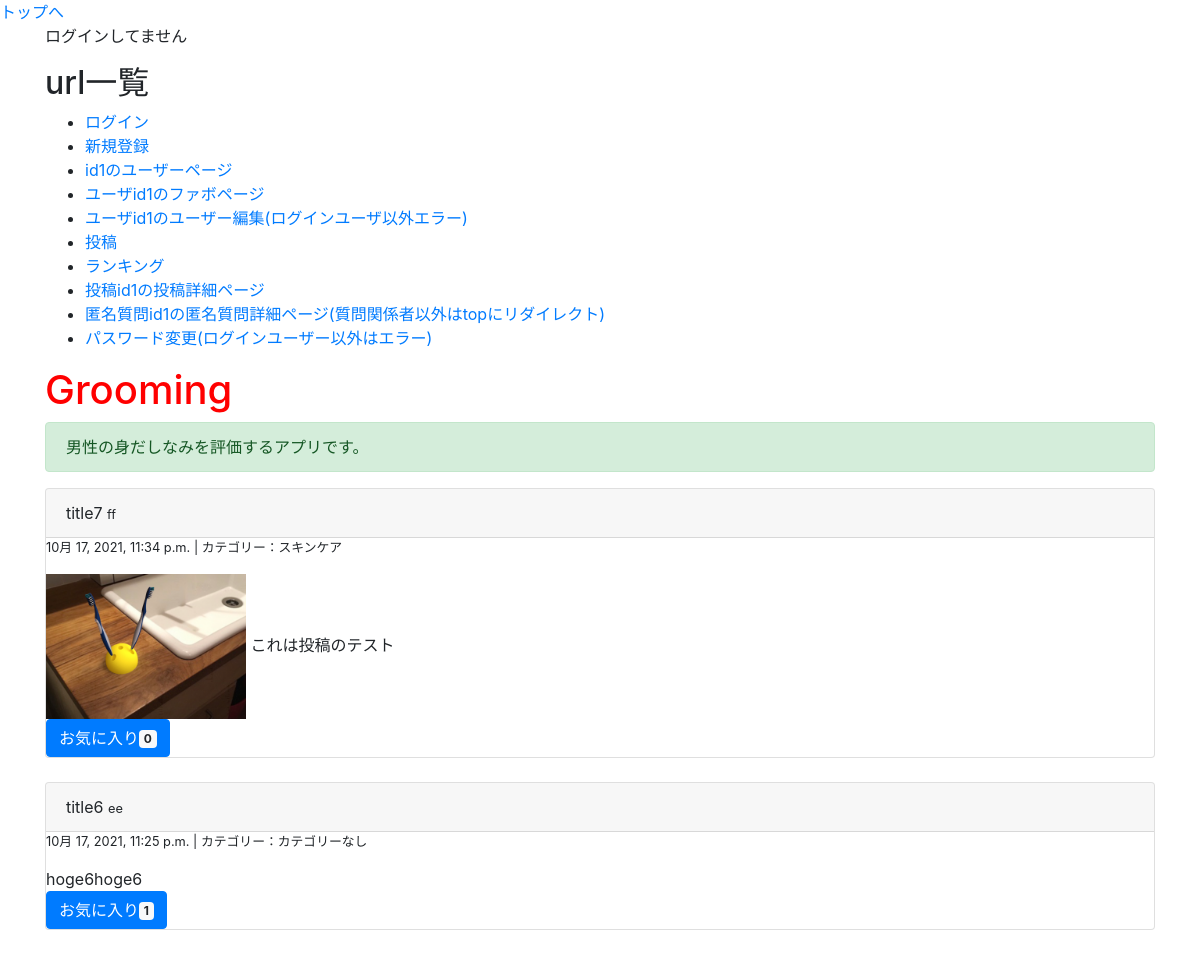
Before: / (upper part) with the older database file.
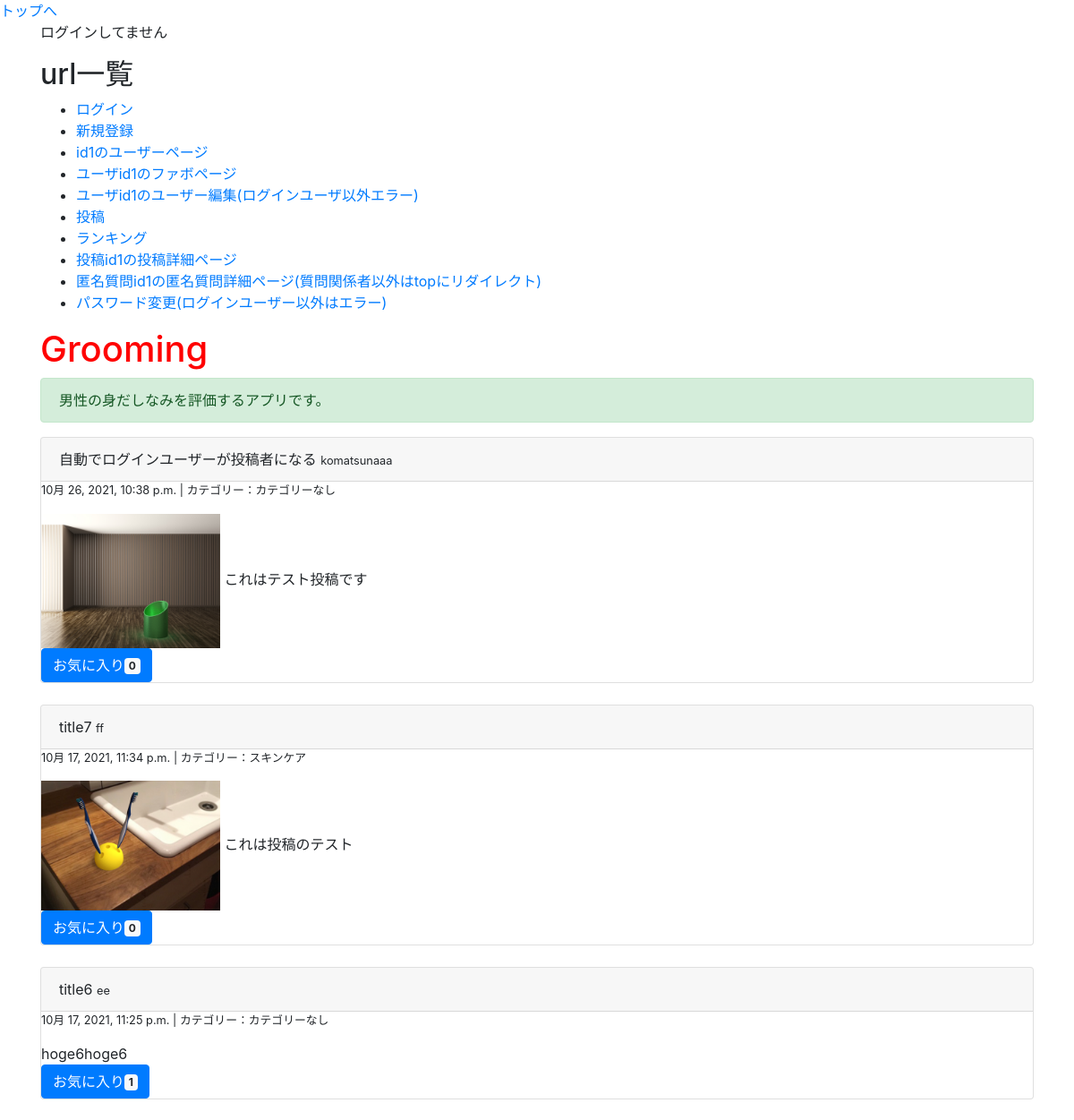
After: the same page with the newer database file.
### groomings/models.py (models this page shows, shortened)
class Date(models.Model):
    created_at = models.DateTimeField(default=now)
    class Meta:
        abstract = True

class Post(Date):
    title = models.CharField(max_length=30, null=True, blank=True)
    image = models.FileField(upload_to='post_image/', null=True)
    text = models.TextField(null=True, blank=True)
    user = models.ForeignKey(
        'User', on_delete=models.CASCADE, related_name="user_post"
    )
    favorite = models.ManyToManyField(User, related_name="user_favo_post")
    category = models.CharField(max_length=15, default='カテゴリーなし')
    class Meta:
        db_table = 'post'

class User(AbstractBaseUser, PermissionsMixin):
    username = models.CharField(max_length=150)
    email = models.EmailField(max_length=255, unique=True)
    point = models.IntegerField(default=50)
    is_active = models.BooleanField(default=True)
    is_staff = models.BooleanField(default=False) # 管理画面にログインできるかどうか
    USERNAME_FIELD = 'email' # このテーブルのレコードを一意に識別
    REQUIRED_FIELDS = ['username'] # スーパーユーザー作成時に入力する(emailとパスワードは必須だからそれ以外で)
    objects = UserManager()

### groomings/views.py (the view)
# urls.py: path(r'', views.top, name = 'top'), # タイムライン
def top(request):
    posts = Post.objects.order_by('-created_at')
    return render(request, 'groomings/top.html', context={"posts": posts})

### groomings/templatetags/tag_event.py (called while the page is built)
@register.filter(name="count_favo")
def count_favo(post):
    return post.favorite.all().count()

### groomings/templates/groomings/top.html (shortened to what this page needs)
{% extends "groomings/base.html" %}
{% load tag_event %}
{% block content %}
{% if user.is_authenticated %}
  <p>ログインしてます</p>
  <p>ログインユーザー:{{ request.user.username }}</p>
{% else %}
  <p>ログインしてません</p>
{% endif %}
<h2>url一覧</h2>
<ul>
  <li><a href="{% url 'groomings:login' %}">ログイン</a></li>
  <li><a href="{% url 'groomings:signup' %}">新規登録</a></li>
  <li><a href="{% url 'groomings:user' 1 %}">id1のユーザーページ</a></li>
  <li><a href="{% url 'groomings:user_favo' 1 %}">ユーザid1のファボページ</a></li>
  <li><a href="{% url 'groomings:edit_user' %}">ユーザid1のユーザー編集(ログインユーザ以外エラー)</a></li>
  <li><a href="{% url 'groomings:create_post' %}">投稿</a></li>
  <li><a href="{% url 'groomings:ranking' %}">ランキング</a></li>
  <li><a href="{% url 'groomings:post_detail' 1 %}">投稿id1の投稿詳細ページ</a></li>
  <li><a href="{% url 'groomings:question_detail' 1 %}">匿名質問id1の匿名質問詳細ページ(質問関係者以外はtopにリダイレクト)</a></li>
  <li><a href="{% url 'groomings:change_password' %}">パスワード変更(ログインユーザー以外はエラー)</a></li>
</ul>
  <h1>Grooming</h1>
  <p class= "alert alert-success">男性の身だしなみを評価するアプリです。</p>
  {% for post in posts %}
    <div class="post card">
      <div class="card-header">
        {{ post.title }}
        <small>{{ post.user.username }}</small>
      </div>
      <div class="body">
        <p class="small">{{ post.created_at }} | カテゴリー：{{ post.category }}</p>
        {% if post.image %}
          <img src="{{ post.image.url }}" width="200">
        {% endif %}
        <span>{{ post.text }}</span><br>
        <button class="btn btn-primary">お気に入り<span class="badge badge-light">{{ post | count_favo }}</span></button>
      </div>
    </div>
    <br>
  {% endfor %}
{% endblock %}

Changed rows visible on the page:
added Post: title "自動でログインユーザーが投稿者になる", user.username "komatsunaaa", created_at "10月 26, 2021, 10:38 p.m.", category "カテゴリーなし", image (picture), text "これはテスト投稿です", id "0"
